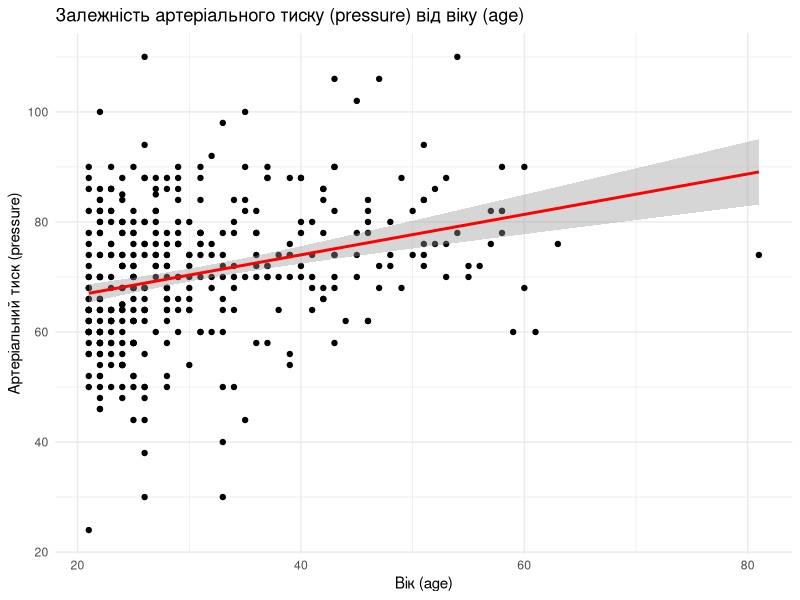
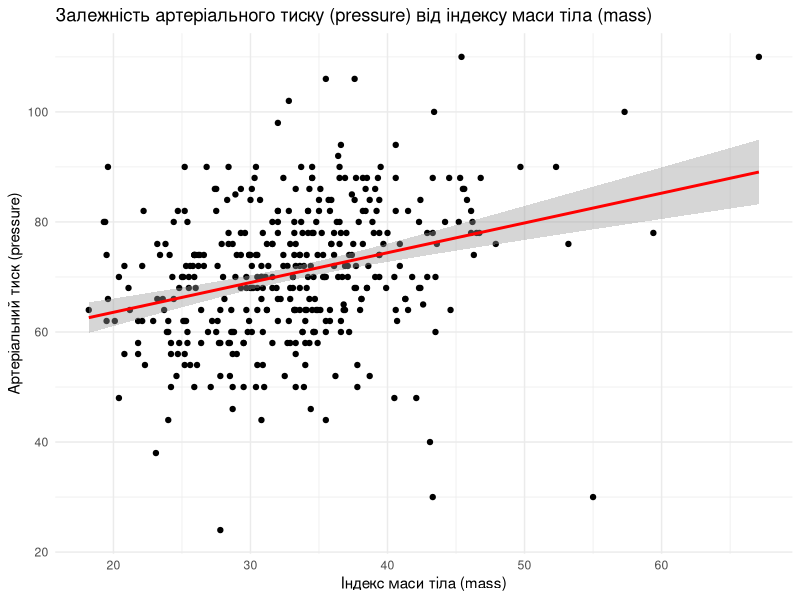
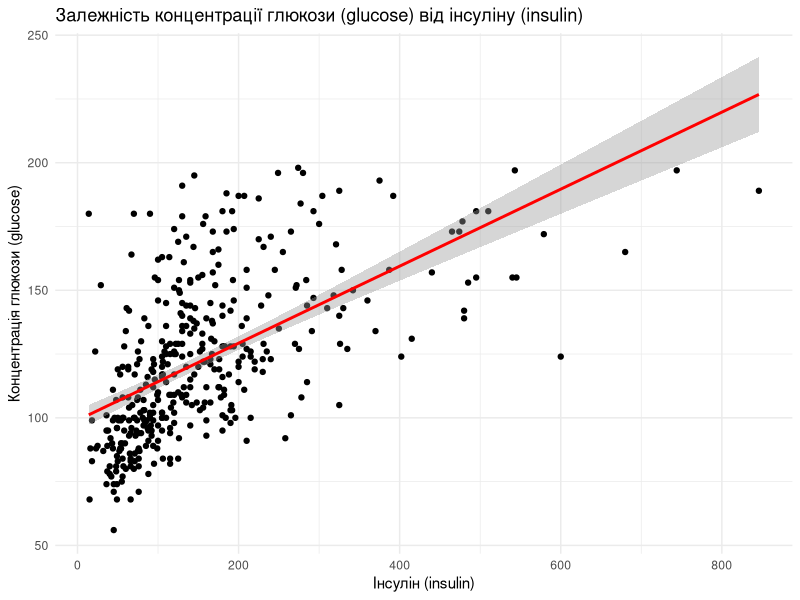
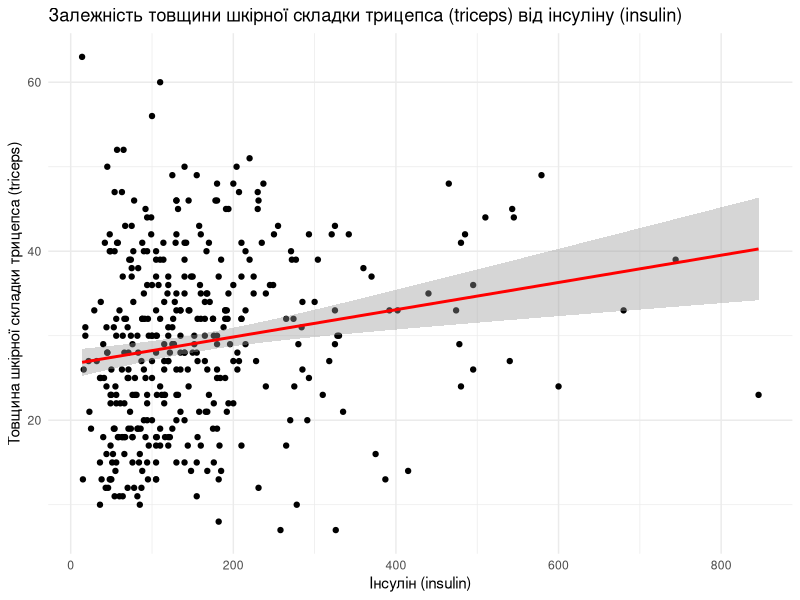
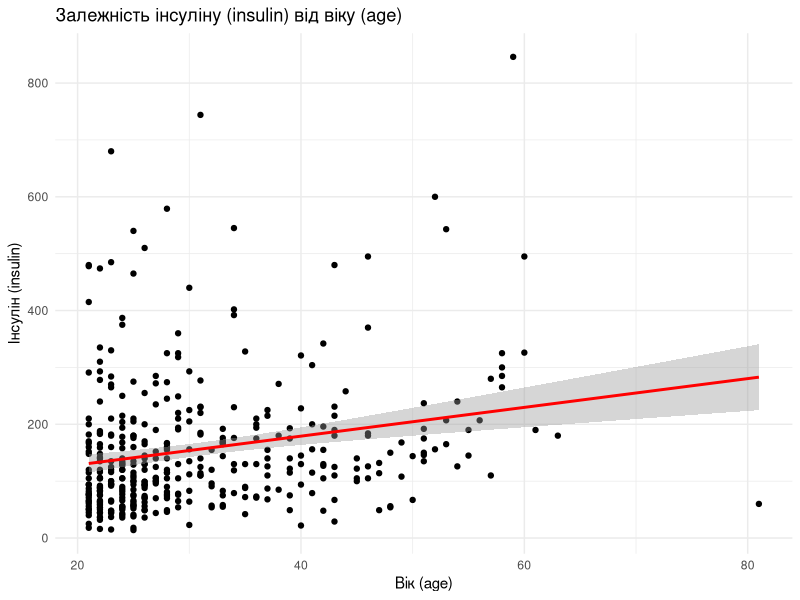

Write R code to recreate these figures, in order.
## ---- chunk 1

# Завантаження необхідних пакетів
library(mlbench)
library(dplyr)
library(ggplot2)

# Завантаження даних
data(PimaIndiansDiabetes)
diabetes_orig <- as_tibble(PimaIndiansDiabetes)

# Видалення рядків з нульовими та відсутніми значеннями, а також фільтрація артеріального тиску
diabetes_clean <- diabetes_orig %>%
  filter(pressure != 0 & !is.na(pressure), 
         age != 0 & !is.na(age), 
         mass != 0 & !is.na(mass), 
         insulin != 0 & !is.na(insulin), 
         triceps != 0 & !is.na(triceps), 
         glucose != 0 & !is.na(glucose), 
         pressure <= 200)

# 1. Модель парної регресії залежності артеріального тиску (pressure) від віку (age)
model_1 <- lm(pressure ~ age, data = diabetes_clean)
summary(model_1)

# Візуалізація для моделі 1
ggplot(diabetes_clean, aes(x = age, y = pressure)) +
  geom_point() +
  geom_smooth(method = "lm", col = "red") +
  labs(title = "Залежність артеріального тиску (pressure) від віку (age)",
       x = "Вік (age)", y = "Артеріальний тиск (pressure)") +
  theme_minimal()

# 2. Модель парної регресії залежності артеріального тиску (pressure) від індексу маси тіла (mass)
model_2 <- lm(pressure ~ mass, data = diabetes_clean)
summary(model_2)

# Візуалізація для моделі 2
ggplot(diabetes_clean, aes(x = mass, y = pressure)) +
  geom_point() +
  geom_smooth(method = "lm", col = "red") +
  labs(title = "Залежність артеріального тиску (pressure) від індексу маси тіла (mass)",
       x = "Індекс маси тіла (mass)", y = "Артеріальний тиск (pressure)") +
  theme_minimal()

# 3. Модель парної регресії залежності концентрації глюкози в крові (glucose) від 2-годинного сироваткового інсуліну (insulin)
model_3 <- lm(glucose ~ insulin, data = diabetes_clean)
summary(model_3)

# Візуалізація для моделі 3
ggplot(diabetes_clean, aes(x = insulin, y = glucose)) +
  geom_point() +
  geom_smooth(method = "lm", col = "red") +
  labs(title = "Залежність концентрації глюкози (glucose) від інсуліну (insulin)",
       x = "Інсулін (insulin)", y = "Концентрація глюкози (glucose)") +
  theme_minimal()

# 4. Модель парної регресії залежності товщини шкірної складки трицепса (triceps) від 2-годинного сироваткового інсуліну (insulin)
model_4 <- lm(triceps ~ insulin, data = diabetes_clean)
summary(model_4)

# Візуалізація для моделі 4
ggplot(diabetes_clean, aes(x = insulin, y = triceps)) +
  geom_point() +
  geom_smooth(method = "lm", col = "red") +
  labs(title = "Залежність товщини шкірної складки трицепса (triceps) від інсуліну (insulin)",
       x = "Інсулін (insulin)", y = "Товщина шкірної складки трицепса (triceps)") +
  theme_minimal()

# 5. Модель парної регресії залежності 2-годинного сироваткового інсуліну (insulin) від віку (age)
model_5 <- lm(insulin ~ age, data = diabetes_clean)
summary(model_5)

# Візуалізація для моделі 5
ggplot(diabetes_clean, aes(x = age, y = insulin)) +
  geom_point() +
  geom_smooth(method = "lm", col = "red") +
  labs(title = "Залежність інсуліну (insulin) від віку (age)",
       x = "Вік (age)", y = "Інсулін (insulin)") +
  theme_minimal()



